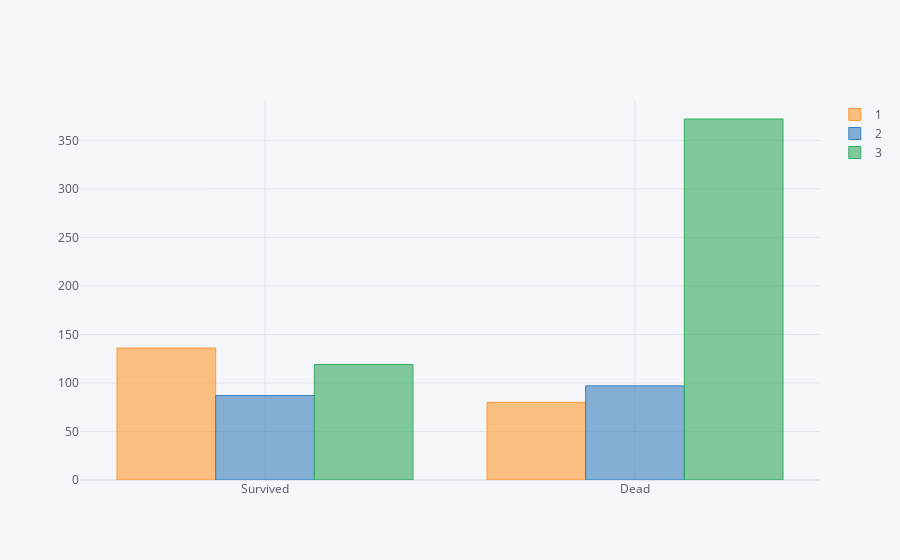

The notebook cell this image was saved under:
### Code cell
bar_chart('Pclass')

### Figure 1 — Plotly figure (JSON) as saved in the notebook; plotly's stock layout.template omitted (floating-point values rounded to 4 significant figures)
{"data": [{"marker": {"color": "rgba(255, 153, 51, 0.6)", "line": {"color": "rgba(255, 153, 51, 1.0)", "width": 1}}, "name": "1", "orientation": "v", "text": "", "type": "bar", "x": ["Survived", "Dead"], "y": [136, 80]}, {"marker": {"color": "rgba(55, 128, 191, 0.6)", "line": {"color": "rgba(55, 128, 191, 1.0)", "width": 1}}, "name": "2", "orientation": "v", "text": "", "type": "bar", "x": ["Survived", "Dead"], "y": [87, 97]}, {"marker": {"color": "rgba(50, 171, 96, 0.6)", "line": {"color": "rgba(50, 171, 96, 1.0)", "width": 1}}, "name": "3", "orientation": "v", "text": "", "type": "bar", "x": ["Survived", "Dead"], "y": [119, 372]}], "layout": {"legend": {"bgcolor": "#F5F6F9", "font": {"color": "#4D5663"}}, "paper_bgcolor": "#F5F6F9", "plot_bgcolor": "#F5F6F9", "title": {"font": {"color": "#4D5663"}}, "xaxis": {"gridcolor": "#E1E5ED", "showgrid": true, "tickfont": {"color": "#4D5663"}, "title": {"font": {"color": "#4D5663"}, "text": ""}, "zerolinecolor": "#E1E5ED"}, "yaxis": {"gridcolor": "#E1E5ED", "showgrid": true, "tickfont": {"color": "#4D5663"}, "title": {"font": {"color": "#4D5663"}, "text": ""}, "zerolinecolor": "#E1E5ED"}}}
